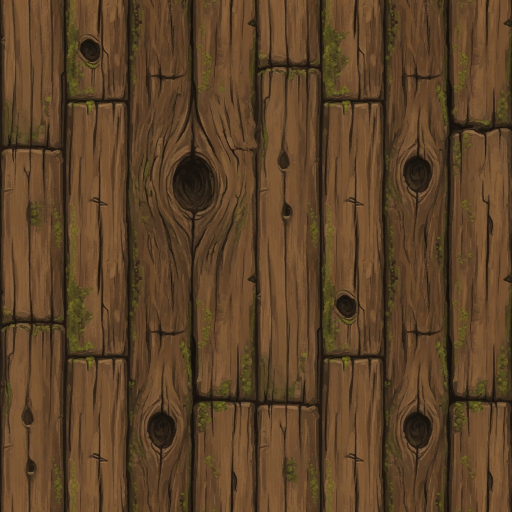
#> input picture 0.2.7/assets/structures/wood_wall/src/bark.jpg, 1024 x 1024 px (shown at 1/2 size); its folder holds 4 pictures in this run; the run also reads 1 picture not shown here
$ python author_wood_wall.py
#> lines starting #> are read from the running program, lines starting #| are printed output that depends on the picture
#!/usr/bin/env python3
"""Author the Crystal Storm wood_wall palisade mesh + albedo atlas.

Mesh is in voxel-column units (width ≈ 1 column, Y up from ground).
Runtime bind multiplies by WorldSettings.voxel_scale.

This is a real authored asset (cylinders, cones, lashings, earth collar),
not a runtime multi-box silhouette.
"""

from __future__ import annotations

import math
import os
from pathlib import Path

from PIL import Image, ImageEnhance, ImageFilter

HERE = Path(__file__).resolve().parent
SESSION_IMAGES = Path(
    "/home/kuroe/.grok/sessions/"
    "%2Fhome%2Fkuroe%2Fai-workspace%2Fcrystalstorm/"
    "019ff853-afea-7d93-a638-6f393e4b1271/images"
)

# Atlas UV regions (u0, v0, u1, v1) in OpenGL (v=0 bottom).
# Written PNG has v=0 at top; UVs below are Godot/OpenGL (v up).
UV_BARK = (0.02, 0.02, 0.48, 0.98)
UV_END = (0.52, 0.52, 0.98, 0.98)
UV_ROPE = (0.52, 0.27, 0.98, 0.48)
UV_DIRT = (0.52, 0.02, 0.98, 0.23)


def _lerp(a: float, b: float, t: float) -> float:
    return a + (b - a) * t


def _remap_uv(u: float, v: float, region: tuple[float, float, float, float]) -> tuple[float, float]:
    u0, v0, u1, v1 = region
    return _lerp(u0, u1, u), _lerp(v0, v1, v)


def _make_seamless(im: Image.Image, blend: int = 24) -> Image.Image:
    im = im.convert("RGBA")
    w, h = im.size
    canvas = Image.new("RGBA", (w, h))
    canvas.paste(im, (0, 0))
    # Wrap-blend left/right and top/bottom so cylinder/disk UVs don't seam.
    left = im.crop((0, 0, blend, h))
    right = im.crop((w - blend, 0, w, h))
    overlay = Image.new("RGBA", (w, h), (0, 0, 0, 0))
    overlay.paste(right, (0, 0))
    mask = Image.new("L", (w, h), 0)
    for x in range(blend):
        a = int(255 * (1.0 - x / float(blend)))
        for y in range(h):
            mask.putpixel((x, y), a)
    canvas = Image.composite(overlay, canvas, mask)
    top = canvas.crop((0, 0, w, blend))
    bot = canvas.crop((0, h - blend, w, h))
    overlay = Image.new("RGBA", (w, h), (0, 0, 0, 0))
    overlay.paste(bot, (0, 0))
    mask = Image.new("L", (w, h), 0)
    for y in range(blend):
        a = int(255 * (1.0 - y / float(blend)))
        for x in range(w):
            mask.putpixel((x, y), a)
    return Image.composite(overlay, canvas, mask)


def _load_src(name: str, fallback_index: int) -> Image.Image:
    local = HERE / "src" / name
    if local.exists():
        return Image.open(local).convert("RGBA")
    src = SESSION_IMAGES / f"{fallback_index}.jpg"
    im = Image.open(src).convert("RGBA")
    local.parent.mkdir(parents=True, exist_ok=True)
    im.convert("RGB").save(local, quality=92)
    return im


def build_albedo(path: Path, size: int = 256) -> None:
    bark = _make_seamless(_load_src("bark.jpg", 1).resize((size, size), Image.Resampling.LANCZOS))
    end = _make_seamless(_load_src("endgrain.jpg", 2).resize((size, size), Image.Resampling.LANCZOS))
    # Crop the heart motif: use a corner ring field.
    end = end.crop((0, 0, size * 2 // 3, size * 2 // 3)).resize((size, size), Image.Resampling.LANCZOS)
    end = _make_seamless(end, 16)
    rope = _make_seamless(_load_src("rope.jpg", 3).resize((size, size), Image.Resampling.LANCZOS))
    dirt = _make_seamless(_load_src("dirt.jpg", 4).resize((size, size), Image.Resampling.LANCZOS))

    # Slight warmth so it sits with Crystal Storm dirt voxels.
    bark = ImageEnhance.Color(bark).enhance(1.05)
    bark = ImageEnhance.Contrast(bark).enhance(1.08)

    atlas = Image.new("RGBA", (size, size), (40, 28, 18, 255))
    half = size // 2
    q = size // 4
    atlas.paste(bark.resize((half, size), Image.Resampling.LANCZOS), (0, 0))
    atlas.paste(end.resize((half, half), Image.Resampling.LANCZOS), (half, 0))
    atlas.paste(rope.resize((half, q), Image.Resampling.LANCZOS), (half, half))
    atlas.paste(dirt.resize((half, q), Image.Resampling.LANCZOS), (half, half + q))
    # Soft pixel-game read: very light sharpen, no blur mush.
    atlas = atlas.filter(ImageFilter.UnsharpMask(radius=0.6, percent=80, threshold=2))
    atlas.save(path)
    print(f"wrote albedo {path} {atlas.size}")


class MeshBuilder:
    def __init__(self) -> None:
        self.v: list[tuple[float, float, float]] = []
        self.vt: list[tuple[float, float]] = []
        self.vn: list[tuple[float, float, float]] = []
        self.f: list[tuple[int, int, int]] = []  # 1-based into parallel v/vt/vn

    def add_tri(
        self,
        p0: tuple[float, float, float],
        p1: tuple[float, float, float],
        p2: tuple[float, float, float],
        uv0: tuple[float, float],
        uv1: tuple[float, float],
        uv2: tuple[float, float],
        n: tuple[float, float, float] | None = None,
    ) -> None:
        if n is None:
            ax, ay, az = p1[0] - p0[0], p1[1] - p0[1], p1[2] - p0[2]
            bx, by, bz = p2[0] - p0[0], p2[1] - p0[1], p2[2] - p0[2]
            nx = ay * bz - az * by
            ny = az * bx - ax * bz
            nz = ax * by - ay * bx
            ln = math.sqrt(nx * nx + ny * ny + nz * nz) or 1.0
            n = (nx / ln, ny / ln, nz / ln)
        i0 = len(self.v) + 1
        for p, uv in ((p0, uv0), (p1, uv1), (p2, uv2)):
            self.v.append(p)
            self.vt.append(uv)
            self.vn.append(n)
        self.f.append((i0, i0 + 1, i0 + 2))

    def add_quad(
        self,
        p00: tuple[float, float, float],
        p10: tuple[float, float, float],
        p11: tuple[float, float, float],
        p01: tuple[float, float, float],
        uv00: tuple[float, float],
        uv10: tuple[float, float],
        uv11: tuple[float, float],
        uv01: tuple[float, float],
    ) -> None:
        self.add_tri(p00, p10, p11, uv00, uv10, uv11)
        self.add_tri(p00, p11, p01, uv00, uv11, uv01)


def _rot_y(p: tuple[float, float, float], yaw: float) -> tuple[float, float, float]:
    c, s = math.cos(yaw), math.sin(yaw)
    return (p[0] * c + p[2] * s, p[1], -p[0] * s + p[2] * c)


def add_log(
    mb: MeshBuilder,
    x: float,
    z: float,
    radius: float,
    height: float,
    tip: float,
    lean_x: float = 0.0,
    lean_z: float = 0.0,
    sides: int = 10,
    rings: int = 5,
) -> None:
    """Tapered stake: wider at soil, pointed tip. Bark sides + end-grain tip."""
    r_bot = radius
    r_top = radius * 0.72
    shaft = height
    total = height + tip

    def center_at(y: float) -> tuple[float, float, float]:
        t = y / total
        return (x + lean_x * t, y, z + lean_z * t)

    def radius_at(y: float) -> float:
        if y <= shaft:
            t = y / shaft
            return _lerp(r_bot, r_top, t)
        # cone
        t = (y - shaft) / max(tip, 1e-4)
        return _lerp(r_top, 0.008, t)

    # Shaft + cone rings
    ys = [shaft * i / (rings - 1) for i in range(rings)]
    ys.append(shaft + tip * 0.45)
    ys.append(shaft + tip)
    ring_pts: list[list[tuple[float, float, float]]] = []
    for y in ys:
        c = center_at(y)
        r = radius_at(y)
        ring = []
        for s in range(sides):
            a = (s / sides) * math.tau
            ring.append((c[0] + math.cos(a) * r, c[1], c[2] + math.sin(a) * r))
        ring_pts.append(ring)

    for ri in range(len(ring_pts) - 1):
        y0, y1 = ys[ri], ys[ri + 1]
        region = UV_BARK if y1 <= shaft + tip * 0.2 else UV_END
        v0 = y0 / total
        v1 = y1 / total
        for s in range(sides):
            s1 = (s + 1) % sides
            u0 = s / sides
            u1 = (s + 1) / sides
            mb.add_quad(
                ring_pts[ri][s],
                ring_pts[ri][s1],
                ring_pts[ri + 1][s1],
                ring_pts[ri + 1][s],
                _remap_uv(u0, v0, region),
                _remap_uv(u1, v0, region),
                _remap_uv(u1, v1, region),
                _remap_uv(u0, v1, region),
            )

    # Bottom cap (end grain) so raised-terrain contact is not a hole.
    c0 = center_at(0.0)
    for s in range(sides):
        s1 = (s + 1) % sides
        uv0 = _remap_uv(0.5 + 0.45 * math.cos(s / sides * math.tau), 0.5 + 0.45 * math.sin(s / sides * math.tau), UV_END)
        uv1 = _remap_uv(0.5 + 0.45 * math.cos(s1 / sides * math.tau), 0.5 + 0.45 * math.sin(s1 / sides * math.tau), UV_END)
        uvc = _remap_uv(0.5, 0.5, UV_END)
        # Downward facing: reverse winding
        mb.add_tri(c0, ring_pts[0][s1], ring_pts[0][s], uvc, uv1, uv0)


def add_lashing(
    mb: MeshBuilder,
    y: float,
    x0: float,
    x1: float,
    z: float,
    radius: float,
    segs: int = 16,
    sides: int = 7,
) -> None:
    """Horizontal hemp wrap across the stake row."""
    length = x1 - x0
    for i in range(segs):
        t0 = i / segs
        t1 = (i + 1) / segs
        cx0 = _lerp(x0, x1, t0)
        cx1 = _lerp(x0, x1, t1)
        # Slight sag
        sag0 = 0.012 * math.sin(t0 * math.pi)
        sag1 = 0.012 * math.sin(t1 * math.pi)
        for s in range(sides):
            a0 = s / sides * math.tau
            a1 = (s + 1) / sides * math.tau
            def ring(cx: float, sag: float, a: float) -> tuple[float, float, float]:
                return (
                    cx,
                    y - sag + math.sin(a) * radius,
                    z + math.cos(a) * radius,
                )
            p00 = ring(cx0, sag0, a0)
            p10 = ring(cx1, sag1, a0)
            p11 = ring(cx1, sag1, a1)
            p01 = ring(cx0, sag0, a1)
            mb.add_quad(
                p00, p10, p11, p01,
                _remap_uv(t0, s / sides, UV_ROPE),
                _remap_uv(t1, s / sides, UV_ROPE),
                _remap_uv(t1, (s + 1) / sides, UV_ROPE),
                _remap_uv(t0, (s + 1) / sides, UV_ROPE),
            )


def add_rail(mb: MeshBuilder, y: float, z: float, radius: float) -> None:
    x0, x1 = -0.46, 0.46
    segs, sides = 12, 8
    for i in range(segs):
        t0 = i / segs
        t1 = (i + 1) / segs
        cx0 = _lerp(x0, x1, t0)
        cx1 = _lerp(x0, x1, t1)
        for s in range(sides):
            a0 = s / sides * math.tau
            a1 = (s + 1) / sides * math.tau
            def pt(cx: float, a: float) -> tuple[float, float, float]:
                return (cx, y + math.sin(a) * radius, z + math.cos(a) * radius)
            mb.add_quad(
                pt(cx0, a0), pt(cx1, a0), pt(cx1, a1), pt(cx0, a1),
                _remap_uv(t0, 0.1, UV_BARK),
                _remap_uv(t1, 0.1, UV_BARK),
                _remap_uv(t1, 0.35, UV_BARK),
                _remap_uv(t0, 0.35, UV_BARK),
            )
    # End caps
    for cx, flip in ((x0, True), (x1, False)):
        center = (cx, y, z)
        for s in range(sides):
            a0 = s / sides * math.tau
            a1 = (s + 1) / sides * math.tau
            p0 = (cx, y + math.sin(a0) * radius, z + math.cos(a0) * radius)
            p1 = (cx, y + math.sin(a1) * radius, z + math.cos(a1) * radius)
            uv0 = _remap_uv(0.5 + 0.4 * math.cos(a0), 0.5 + 0.4 * math.sin(a0), UV_END)
            uv1 = _remap_uv(0.5 + 0.4 * math.cos(a1), 0.5 + 0.4 * math.sin(a1), UV_END)
            uvc = _remap_uv(0.5, 0.5, UV_END)
            if flip:
                mb.add_tri(center, p1, p0, uvc, uv1, uv0)
            else:
                mb.add_tri(center, p0, p1, uvc, uv0, uv1)


def add_earth_collar(mb: MeshBuilder) -> None:
    """Low mossy berm the stakes sit in — matches the reference mound, stays short
    so it does not double the raised voxel bulk."""
    rings = 4
    segs = 16
    radii = [0.12, 0.26, 0.38, 0.48]
    heights = [0.11, 0.09, 0.055, 0.0]
    pts: list[list[tuple[float, float, float]]] = []
    for r, h in zip(radii, heights):
        ring = []
        for s in range(segs):
            a = s / segs * math.tau
            # Slightly elliptical along the palisade
            rx = r * 1.05
            rz = r * 0.72
            jitter = 0.012 * math.sin(a * 3.0 + r * 8.0)
            ring.append((math.cos(a) * (rx + jitter), h, math.sin(a) * (rz + jitter * 0.5)))
        pts.append(ring)
    for ri in range(len(pts) - 1):
        v0 = ri / (len(pts) - 1)
        v1 = (ri + 1) / (len(pts) - 1)
        for s in range(segs):
            s1 = (s + 1) % segs
            u0 = s / segs
            u1 = (s + 1) / segs
            mb.add_quad(
                pts[ri][s], pts[ri][s1], pts[ri + 1][s1], pts[ri + 1][s],
                _remap_uv(u0, v0, UV_DIRT),
                _remap_uv(u1, v0, UV_DIRT),
                _remap_uv(u1, v1, UV_DIRT),
                _remap_uv(u0, v1, UV_DIRT),
            )
    # Fill disk
    center = (0.0, heights[0], 0.0)
    for s in range(segs):
        s1 = (s + 1) % segs
        mb.add_tri(
            center, pts[0][s], pts[0][s1],
            _remap_uv(0.5, 0.5, UV_DIRT),
            _remap_uv(0.5 + 0.4 * math.cos(s / segs * math.tau), 0.5 + 0.4 * math.sin(s / segs * math.tau), UV_DIRT),
            _remap_uv(0.5 + 0.4 * math.cos(s1 / segs * math.tau), 0.5 + 0.4 * math.sin(s1 / segs * math.tau), UV_DIRT),
        )


def build_mesh() -> MeshBuilder:
    mb = MeshBuilder()
    # Front rank — the readable palisade face from the iso camera.
    front = [
        # x, z, r, shaft, tip, lean_x, lean_z
        (-0.42,  0.00, 0.078, 0.98, 0.16,  0.010, -0.006),
        (-0.28, -0.035, 0.086, 1.12, 0.20, -0.008,  0.010),
        (-0.14,  0.025, 0.074, 0.92, 0.14,  0.004,  0.004),
        ( 0.00, -0.018, 0.090, 1.18, 0.22,  0.000, -0.004),
        ( 0.15,  0.030, 0.080, 1.04, 0.17, -0.010,  0.008),
        ( 0.29, -0.028, 0.084, 1.10, 0.19,  0.006,  0.002),
        ( 0.42,  0.008, 0.076, 0.96, 0.15, -0.006, -0.008),
    ]
    # Rear rank — depth so a line and a corner both read as a stake wall, not a card.
    rear = [
        (-0.34, 0.11, 0.068, 0.86, 0.12, 0.004, 0.006),
        (-0.12, 0.13, 0.064, 0.80, 0.11, -0.004, 0.002),
        ( 0.10, 0.12, 0.070, 0.88, 0.13, 0.002, 0.004),
        ( 0.33, 0.105, 0.066, 0.84, 0.12, -0.002, 0.006),
    ]
    for spec in front + rear:
        add_log(mb, *spec, sides=10, rings=5)
    add_earth_collar(mb)
    add_lashing(mb, 0.28, -0.46, 0.46, 0.01, 0.018)
    add_lashing(mb, 0.52, -0.46, 0.46, 0.00, 0.016)
    add_rail(mb, 0.40, 0.07, 0.032)
    return mb


def write_obj(mb: MeshBuilder, obj_path: Path, mtl_name: str) -> None:
    mtl_path = obj_path.with_suffix(".mtl")
    mtl_path.write_text(
        "newmtl wood_wall_mat\n"
        "Kd 1.00 1.00 1.00\n"
        "map_Kd wood_wall_albedo.png\n",
        encoding="utf-8",
    )
    lines = [
        "# Crystal Storm authored wood_wall palisade",
        f"mtllib {mtl_path.name}",
        "usemtl wood_wall_mat",
        "o WoodWall",
        "g wood_wall",
    ]
    for x, y, z in mb.v:
        lines.append(f"v {x:.6f} {y:.6f} {z:.6f}")
    for u, v in mb.vt:
        lines.append(f"vt {u:.6f} {v:.6f}")
    for x, y, z in mb.vn:
        lines.append(f"vn {x:.6f} {y:.6f} {z:.6f}")
    for a, b, c in mb.f:
        lines.append(f"f {a}/{a}/{a} {b}/{b}/{b} {c}/{c}/{c}")
    obj_path.write_text("\n".join(lines) + "\n", encoding="utf-8")
    xs = [p[0] for p in mb.v]
    ys = [p[1] for p in mb.v]
    zs = [p[2] for p in mb.v]
    print(
        f"wrote {obj_path} verts={len(mb.v)} tris={len(mb.f)} "
        f"aabb=({min(xs):.3f},{min(ys):.3f},{min(zs):.3f})-"
        f"({max(xs):.3f},{max(ys):.3f},{max(zs):.3f})"
    )


def main() -> None:
    build_albedo(HERE / "wood_wall_albedo.png", size=256)
#> in _make_seamless, `canvas = Image.new("RGBA", (w, h))`: canvas: PIL image 256x256 RGBA; every value is 0
#> in _make_seamless, `mask = Image.new("L", (w, h), 0)`: mask: PIL image 256x256 L; every value is 0
#> call 2 of _load_src, with name = 'endgrain.jpg', fallback_index = 2
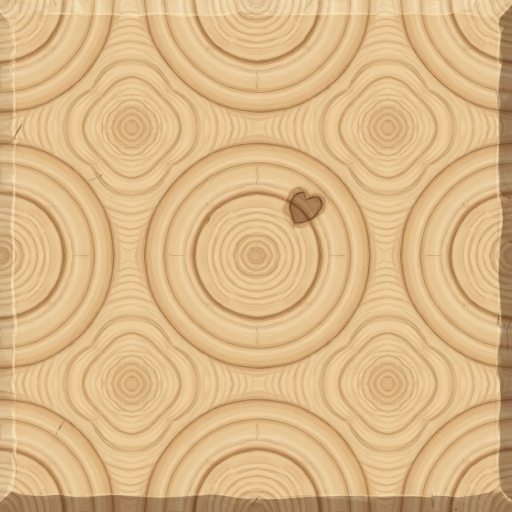
#> input picture 0.2.7/assets/structures/wood_wall/src/endgrain.jpg, 1024 x 1024 px (shown at 1/2 size)
#> in build_albedo, `end = end.crop((0, 0, size * 2 // 3, size * 2 // 3)).resize((size, siz..`:
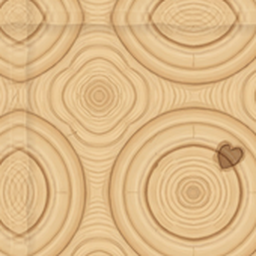
#> end: PIL image 256x256 RGBA; mean R, G, B, A 222.1, 186.1, 136.6, 255
#> call 3 of _make_seamless, with blend = 16
#> after the loop in _make_seamless (call 3), `for x in range(blend):`:
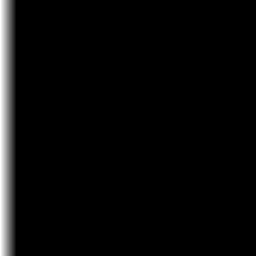
#> mask: PIL image 256x256 L; min 0, max 255, mean 8.4
#> after the loop in _make_seamless (call 3), `for y in range(blend):`:
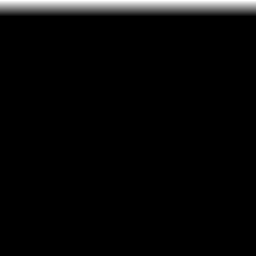
#> mask: PIL image 256x256 L; min 0, max 255, mean 8.4
#> call 3 of _load_src, with name = 'rope.jpg', fallback_index = 3
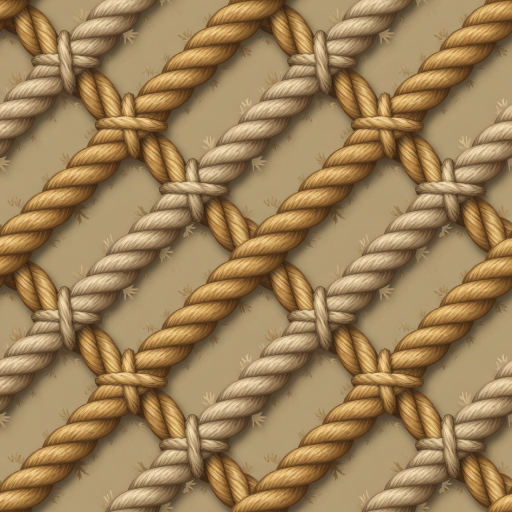
#> input picture 0.2.7/assets/structures/wood_wall/src/rope.jpg, 1024 x 1024 px (shown at 1/2 size)
#> call 4 of _make_seamless, with blend = 24
#> in _make_seamless (call 4), `overlay.paste(bot, (0, 0))`:
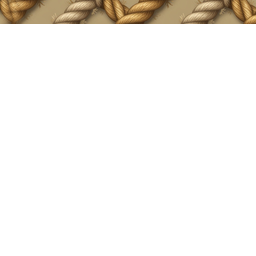
#> overlay: PIL image 256x256 RGBA; mean R, G, B, A 14.6, 11.9, 8, 23.9; transparent parts drawn white
#> in _make_seamless (call 4), `return Image.composite(overlay, canvas, mask)`:
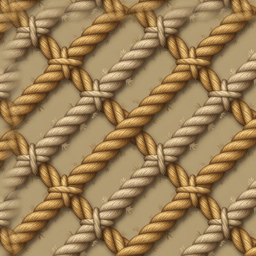
#> returned value: PIL image 256x256 RGBA; mean R, G, B, A 156.8, 128.3, 86.8, 255
#| wrote albedo 0.2.7/assets/structures/wood_wall/wood_wall_albedo.png (256, 256)
    mb = build_mesh()
    write_obj(mb, HERE / "wood_wall.obj", "wood_wall_mat")


if __name__ == "__main__":
    main()
